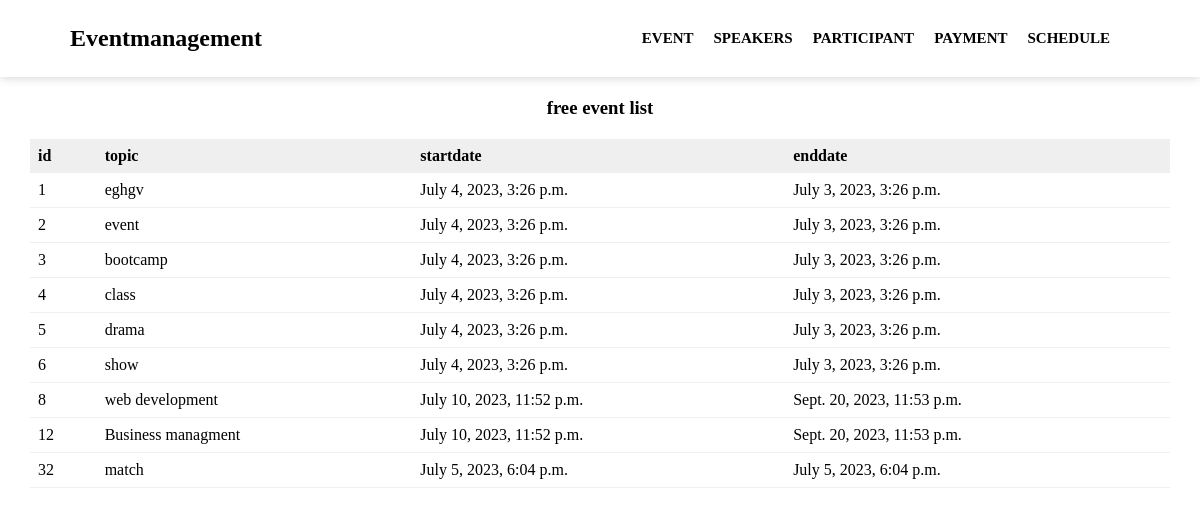
Page /freeEvent/ on the committed database.
### Event/models.py (models this page shows)
class Event(models.Model):
    title=models.CharField(max_length=200)
    description= models.TextField(null=True,blank=True)
    startdate = models.DateTimeField()
    enddate = models.DateTimeField()
    location = models.CharField(max_length=200)
    category = models.ForeignKey(Category, on_delete=models.CASCADE)
    isfree = models.BooleanField()

### Event/views.py (the view)
# urls.py: path('freeEvent/', views.free_event, name='freeEvent'),
def free_event(request):
    free_events = Event.objects.filter(isfree=True)
    return render(request,'freeEvent.html',{'free_events':free_events})

### templates/freeEvent.html (shortened to what this page needs)
<!DOCTYPE html>
<html lang="en">
  <head>
  </head>
  <body>
    <nav>
      <div class="logo"><h1>Eventmanagement</h1></div>
      <ul>
        <li><a href="/">Event</a></li>
        <li><a href="/speakers/">speakers</a></li>
        <li><a href="/participant/">participant</a></li>
        <li><a href="/payment/">payment</a></li>
        <li><a href="/schedule/">schedule</a></li>
      </ul>
    </nav>
    <h3 class="text-center">free event list</h3>
    <div class="table-container">
      <table>
        <thead>
          <tr>
            <th>id</th>
            <th>topic</th>
            <th>startdate</th>
            <th>enddate</th>
          </tr>
        </thead>
        <tbody>
    {% for event in free_events %}
          <tr>
            <td>{{ event.id }}</td>
            <td>{{ event.title }}</td>
            <td>{{ event.startdate }}</td>
            <td>{{ event.enddate }}</td>
          </tr>
          {% endfor %}
        </tbody>
      </table>
    </div>
  </body>
</html>

### templates/freeEvent.html (style rules this page uses)
* { padding: 0; margin: 0; box-sizing: border-box; }
a { text-decoration: none; }
nav { display: flex; align-items: center; justify-content: space-between; padding: 25px 70px; box-shadow: 0 0 10px rgba(0, 0, 0, 0.2); }
nav ul { display: flex; list-style-type: none; }
nav ul li { margin-right: 20px; text-transform: uppercase; font-weight: bold; font-size: 15px; }
nav ul li a { text-decoration: none; color: black; }
table { width: 100%; border-spacing: 0; border-collapse: collapse; }
table > thead > tr > th { text-align: left; padding: 0.5rem 0.5rem; background-color: #efefef; }
table > tbody > tr > td { padding: 0.5rem 0.5rem; border-bottom: 1px solid #efefef; white-space: nowrap; }
.table-container { padding: 20px 30px; }
.text-center { text-align: center; margin-top: 20px; }

### rows in the picture
Event: id "1", title "eghgv", startdate "July 4, 2023, 3:26 p.m.", enddate "July 3, 2023, 3:26 p.m."
Event: id "2", title "event", startdate "July 4, 2023, 3:26 p.m.", enddate "July 3, 2023, 3:26 p.m."
Event: id "3", title "bootcamp", startdate "July 4, 2023, 3:26 p.m.", enddate "July 3, 2023, 3:26 p.m."
Event: id "4", title "class", startdate "July 4, 2023, 3:26 p.m.", enddate "July 3, 2023, 3:26 p.m."
Event: id "5", title "drama", startdate "July 4, 2023, 3:26 p.m.", enddate "July 3, 2023, 3:26 p.m."
Event: id "6", title "show", startdate "July 4, 2023, 3:26 p.m.", enddate "July 3, 2023, 3:26 p.m."
Event: id "8", title "web development", startdate "July 10, 2023, 11:52 p.m.", enddate "Sept. 20, 2023, 11:53 p.m."
Event: id "12", title "Business managment", startdate "July 10, 2023, 11:52 p.m.", enddate "Sept. 20, 2023, 11:53 p.m."
Event: id "32", title "match", startdate "July 5, 2023, 6:04 p.m.", enddate "July 5, 2023, 6:04 p.m."
